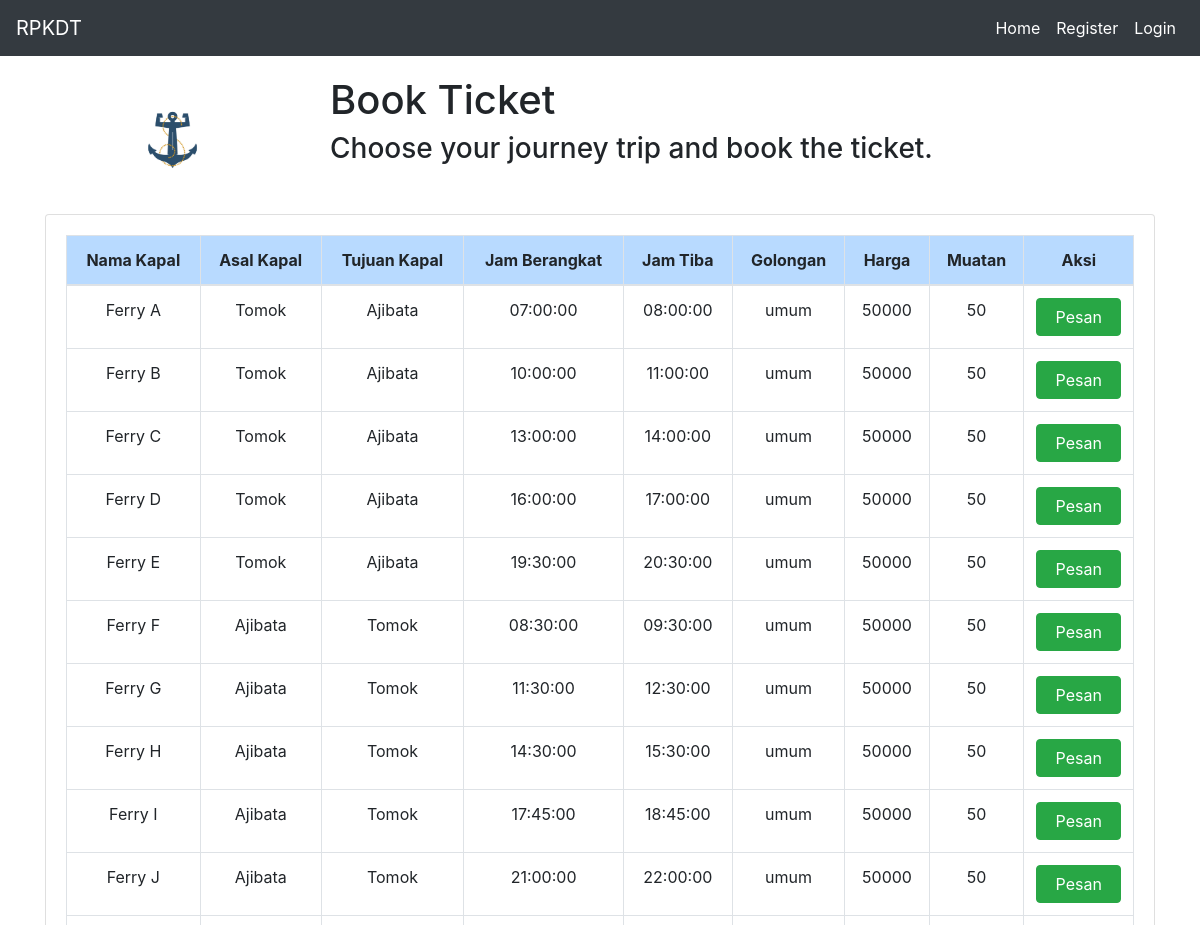
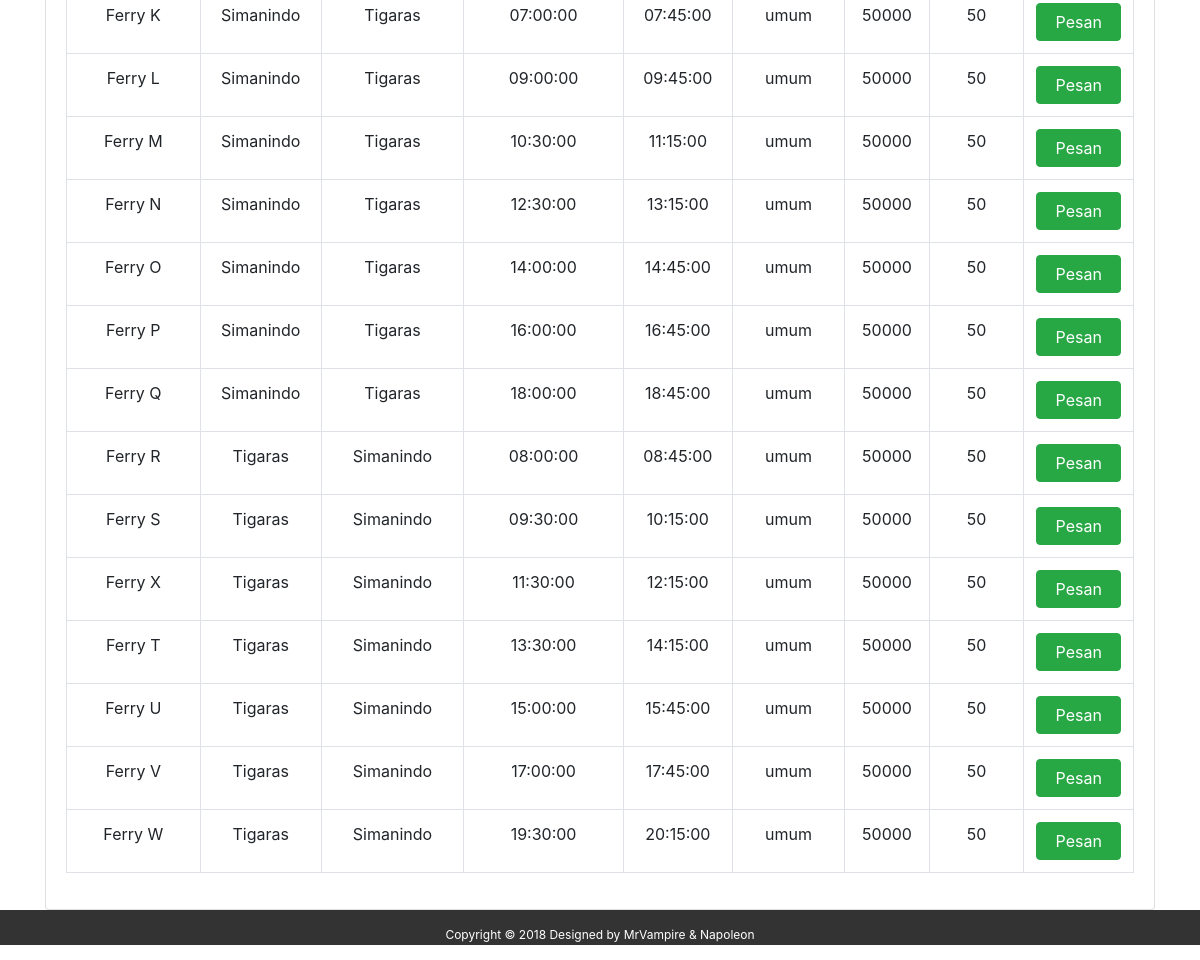
The page /shop.php on the database its author committed (2 pictures, top to bottom).
### tables this page shows
CREATE TABLE `data_kapal` (
  `idKapal` INT(2) NOT NULL,
  `namaKapal` VARCHAR(30) DEFAULT NULL,
  `asalKapal` VARCHAR(30) DEFAULT NULL,
  `tujuanKapal` VARCHAR(30) DEFAULT NULL,
  `jamBerangkat` TIME DEFAULT NULL,
  `jamTiba` TIME DEFAULT NULL,
  `golonganPenumpang` VARCHAR(20) DEFAULT NULL,
  `harga` DOUBLE DEFAULT NULL,
  `muatan` INT(10) DEFAULT NULL,
  PRIMARY KEY (`idKapal`)
);

### shop.php (the view, shortened to what this page needs)
<?php
    include_once('config/database.php');
    $strQ = "SELECT * FROM data_kapal";
    $data_kapal = mysqli_query($con, $strQ);
?>
<!DOCTYPE html>
<html lang="en">
<head>
    <link rel="stylesheet" href="css/bootstrap.min.css">
</head>
<body>
    <nav class="navbar navbar-expand-sm bg-dark navbar-dark">
            <a class="navbar-brand" href="#">RPKDT</a>
            <ul class="navbar-nav ml-auto">
                <li class="nav-item active">
                     <a class="nav-link" href="index.php">Home</a>
                </li>
                <li class="nav-item active">
                    <?php if (!isset($_SESSION['isLoggedIn'])) { ?>
                    <a class="nav-link" href="register.php">Register</a>
                    <?php } ?>
                </li>
                <li class="nav-item active">
                    <?php if (isset($_SESSION['isLoggedIn'])) { ?>
                        <a class="nav-link" href="process_logout.php">Logout (<?= $_SESSION['username'] ?>)</a>
                    <?php } else { ?>
                    <a class="nav-link" href="login.php">Login</a>
                    <?php } ?>
                </li>
            </ul>
        </nav>
    <div class="container" style="margin-top:20px">
        <div class="row">
            <div class="col-md-3">
                <img class="rounded-circle w-50 mx-auto d-block" src="images/logo_utama.jpg"> </div>
            <div class="col-md-9">
                <h1>Book Ticket</h1>
                <h3>Choose your journey trip and book the ticket.</h3>
            </div>
        </div>
    </div>
    <div class="container" style="margin-top:10px">
        <div class="card-group">
            <div class="card">
                <div class="card-body text-center">
                    <table class="table table-bordered">
                        <thead class="table-primary font-weight-bold">
                            <tr>
                                <th>Nama Kapal</th>
                                <th>Asal Kapal</th>
                                <th>Tujuan Kapal</th>
                                <th>Jam Berangkat</th>
                                <th>Jam Tiba</th>
                                <th>Golongan</th>
                                <th>Harga</th>
                                <th>Muatan</th>
                                <th>Aksi</th>
                            </tr>
                        </thead>
                        <tbody>
                            <?php foreach ($data_kapal as $dk) { ?>
                            <tr>
                                <td><?= $dk['namaKapal'] ?></td>
                                <td><?= $dk['asalKapal'] ?></td>
                                <td><?= $dk['tujuanKapal'] ?></td>
                                <td><?= $dk['jamBerangkat'] ?></td>
                                <td><?= $dk['jamTiba'] ?></td>
                                <td><?= $dk['golonganPenumpang'] ?></td>
                                <td><?= $dk['harga'] ?></td>
                                <td><?= $dk['muatan'] ?></td>
                                <td><a href="shop_process.php?idKapal=<?=$dk['idKapal']?>&user_id=<?=$_SESSION['user_id']?>" class="btn btn-success btn-block">Pesan</a></td>
                            </tr>
                            <?php } ?>
                        </tbody>
                    </table>
                </div>
            </div>
        </div>
    </div>
    <div class="footer" style="font-size: 12px; text-align: center;">
        Copyright &copy; 2018
        Designed by MrVampire & Napoleon
    </div>
</body>
</html>

### shop.php (style rules this page uses)
.footer { height:35px; width: 100%; line-height:50px; background:#333; color:#fff; bottom:0px; }

### rows shown on the page
data_kapal: namaKapal "Ferry A", asalKapal "Tomok", tujuanKapal "Ajibata", jamBerangkat "07:00:00", jamTiba "08:00:00", golonganPenumpang "umum", harga "50000", muatan "50"
data_kapal: namaKapal "Ferry B", asalKapal "Tomok", tujuanKapal "Ajibata", jamBerangkat "10:00:00", jamTiba "11:00:00", golonganPenumpang "umum", harga "50000", muatan "50"
data_kapal: namaKapal "Ferry C", asalKapal "Tomok", tujuanKapal "Ajibata", jamBerangkat "13:00:00", jamTiba "14:00:00", golonganPenumpang "umum", harga "50000", muatan "50"
data_kapal: namaKapal "Ferry D", asalKapal "Tomok", tujuanKapal "Ajibata", jamBerangkat "16:00:00", jamTiba "17:00:00", golonganPenumpang "umum", harga "50000", muatan "50"
data_kapal: namaKapal "Ferry E", asalKapal "Tomok", tujuanKapal "Ajibata", jamBerangkat "19:30:00", jamTiba "20:30:00", golonganPenumpang "umum", harga "50000", muatan "50"
data_kapal: namaKapal "Ferry F", asalKapal "Ajibata", tujuanKapal "Tomok", jamBerangkat "08:30:00", jamTiba "09:30:00", golonganPenumpang "umum", harga "50000", muatan "50"
data_kapal: namaKapal "Ferry G", asalKapal "Ajibata", tujuanKapal "Tomok", jamBerangkat "11:30:00", jamTiba "12:30:00", golonganPenumpang "umum", harga "50000", muatan "50"
data_kapal: namaKapal "Ferry H", asalKapal "Ajibata", tujuanKapal "Tomok", jamBerangkat "14:30:00", jamTiba "15:30:00", golonganPenumpang "umum", harga "50000", muatan "50"
data_kapal: namaKapal "Ferry I", asalKapal "Ajibata", tujuanKapal "Tomok", jamBerangkat "17:45:00", jamTiba "18:45:00", golonganPenumpang "umum", harga "50000", muatan "50"
data_kapal: namaKapal "Ferry J", asalKapal "Ajibata", tujuanKapal "Tomok", jamBerangkat "21:00:00", jamTiba "22:00:00", golonganPenumpang "umum", harga "50000", muatan "50"
data_kapal: namaKapal "Ferry K", asalKapal "Simanindo", tujuanKapal "Tigaras", jamBerangkat "07:00:00", jamTiba "07:45:00", golonganPenumpang "umum", harga "50000", muatan "50"
data_kapal: namaKapal "Ferry L", asalKapal "Simanindo", tujuanKapal "Tigaras", jamBerangkat "09:00:00", jamTiba "09:45:00", golonganPenumpang "umum", harga "50000", muatan "50"
data_kapal: namaKapal "Ferry M", asalKapal "Simanindo", tujuanKapal "Tigaras", jamBerangkat "10:30:00", jamTiba "11:15:00", golonganPenumpang "umum", harga "50000", muatan "50"
data_kapal: namaKapal "Ferry N", asalKapal "Simanindo", tujuanKapal "Tigaras", jamBerangkat "12:30:00", jamTiba "13:15:00", golonganPenumpang "umum", harga "50000", muatan "50"
data_kapal: namaKapal "Ferry O", asalKapal "Simanindo", tujuanKapal "Tigaras", jamBerangkat "14:00:00", jamTiba "14:45:00", golonganPenumpang "umum", harga "50000", muatan "50"
data_kapal: namaKapal "Ferry P", asalKapal "Simanindo", tujuanKapal "Tigaras", jamBerangkat "16:00:00", jamTiba "16:45:00", golonganPenumpang "umum", harga "50000", muatan "50"
data_kapal: namaKapal "Ferry Q", asalKapal "Simanindo", tujuanKapal "Tigaras", jamBerangkat "18:00:00", jamTiba "18:45:00", golonganPenumpang "umum", harga "50000", muatan "50"
data_kapal: namaKapal "Ferry R", asalKapal "Tigaras", tujuanKapal "Simanindo", jamBerangkat "08:00:00", jamTiba "08:45:00", golonganPenumpang "umum", harga "50000", muatan "50"
data_kapal: namaKapal "Ferry S", asalKapal "Tigaras", tujuanKapal "Simanindo", jamBerangkat "09:30:00", jamTiba "10:15:00", golonganPenumpang "umum", harga "50000", muatan "50"
data_kapal: namaKapal "Ferry X", asalKapal "Tigaras", tujuanKapal "Simanindo", jamBerangkat "11:30:00", jamTiba "12:15:00", golonganPenumpang "umum", harga "50000", muatan "50"
data_kapal: namaKapal "Ferry T", asalKapal "Tigaras", tujuanKapal "Simanindo", jamBerangkat "13:30:00", jamTiba "14:15:00", golonganPenumpang "umum", harga "50000", muatan "50"
data_kapal: namaKapal "Ferry U", asalKapal "Tigaras", tujuanKapal "Simanindo", jamBerangkat "15:00:00", jamTiba "15:45:00", golonganPenumpang "umum", harga "50000", muatan "50"
data_kapal: namaKapal "Ferry V", asalKapal "Tigaras", tujuanKapal "Simanindo", jamBerangkat "17:00:00", jamTiba "17:45:00", golonganPenumpang "umum", harga "50000", muatan "50"
data_kapal: namaKapal "Ferry W", asalKapal "Tigaras", tujuanKapal "Simanindo", jamBerangkat "19:30:00", jamTiba "20:15:00", golonganPenumpang "umum", harga "50000", muatan "50"
